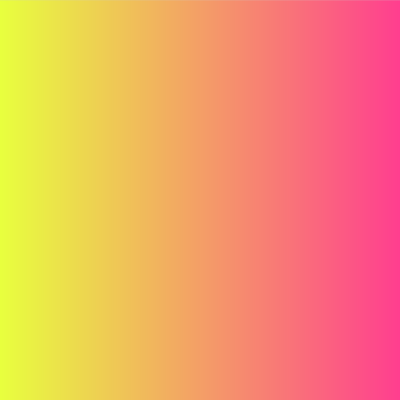
Frame 1 (no input)
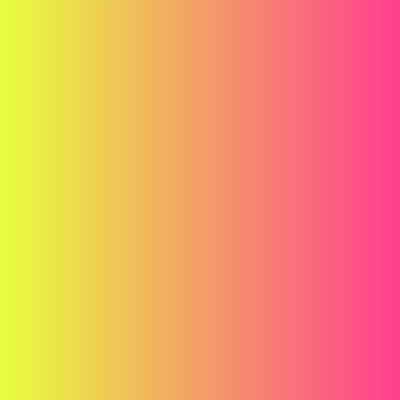
Frame 60 (the mouse pressed at the canvas centre just before this capture)
Frame 120 (the mouse held since frame 60 and released just before this capture): identical to frame 60, image omitted

The Processing sketch that drew these frames (run headless with seeded random() and noise(); from frame 60 on, the mouse is pressed at the canvas centre):

// Processing sketch: processing_53824
// ── processing_53824.pde

//Problem Set 2
//Question 1
//Natalie DeCoste 

void setup(){
size(400, 400);
}

color from = color (232,255,62); //first colour (yellow)
color to = color (255, 62, 143); // end colour (pink) 

void draw () {
   for (int i = 0; i < width; i++){ //loop to go thoughout sketch 
    color interA = lerpColor (from, to, (float)i/width); //lerpColor function 
    stroke(interA);
    line(i,0,i, height);
  }
}
